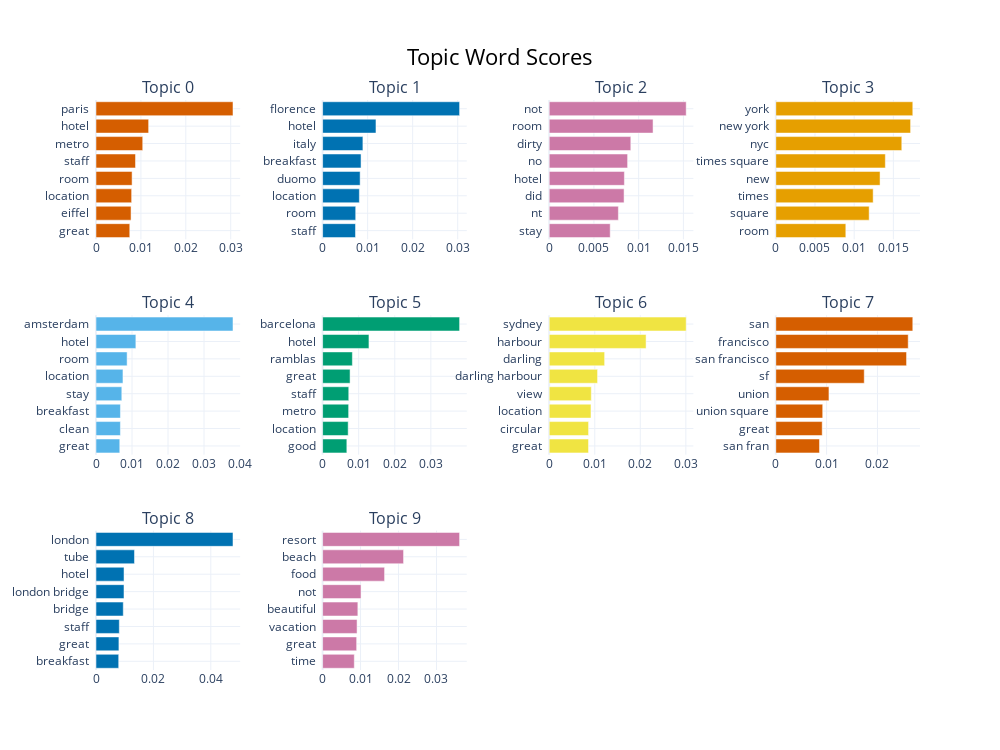

Here is the notebook cell this chart was saved with:
### Markdown cell above
### N-grams
We can see that a lot of the topics contain words that are part of a multi-word proper noun (e.g.: Topic 7 top words are 'san' and 'fracisco', for the city 'San Fracisco; Topic 6 similarly  'new' and 'york' for 'New York'). Thus, I will try to model again using unigrams and bigrams.

### Code cell
topic_model = BERTopic(n_gram_range=(1, 2)).fit(df.text, embeddings=embeddings)
print(f'Total number of topics: {len(topic_model.topics_)}')
print(f'Number of unique topics: {len(set(topic_model.topics_))}')
topic_model.get_topic_info().head()
topic_model.visualize_barchart(top_n_topics=10, n_words=8)

### Figure 1 — Plotly figure (JSON) as saved in the notebook; plotly's stock layout.template omitted (floating-point values rounded to 4 significant figures)
{"data": [{"marker": {"color": "#D55E00"}, "orientation": "h", "type": "bar", "x": [0.00752, 0.007805, 0.007936, 0.008037, 0.008796, 0.01041, 0.01172, 0.03051], "xaxis": "x", "y": ["great  ", "eiffel  ", "location  ", "room  ", "staff  ", "metro  ", "hotel  ", "paris  "], "yaxis": "y"}, {"marker": {"color": "#0072B2"}, "orientation": "h", "type": "bar", "x": [0.007305, 0.00735, 0.008161, 0.008333, 0.008538, 0.008947, 0.01185, 0.03042], "xaxis": "x2", "y": ["staff  ", "room  ", "location  ", "duomo  ", "breakfast  ", "italy  ", "hotel  ", "florence  "], "yaxis": "y2"}, {"marker": {"color": "#CC79A7"}, "orientation": "h", "type": "bar", "x": [0.006819, 0.007732, 0.00837, 0.008405, 0.008764, 0.009122, 0.01161, 0.01531], "xaxis": "x3", "y": ["stay  ", "nt  ", "did  ", "hotel  ", "no  ", "dirty  ", "room  ", "not  "], "yaxis": "y3"}, {"marker": {"color": "#E69F00"}, "orientation": "h", "type": "bar", "x": [0.008934, 0.01191, 0.01242, 0.0133, 0.01398, 0.01607, 0.0172, 0.01748], "xaxis": "x4", "y": ["room  ", "square  ", "times  ", "new  ", "times square  ", "nyc  ", "new york  ", "york  "], "yaxis": "y4"}, {"marker": {"color": "#56B4E9"}, "orientation": "h", "type": "bar", "x": [0.006603, 0.00678, 0.006789, 0.007169, 0.007488, 0.008642, 0.01107, 0.03805], "xaxis": "x5", "y": ["great  ", "clean  ", "breakfast  ", "stay  ", "location  ", "room  ", "hotel  ", "amsterdam  "], "yaxis": "y5"}, {"marker": {"color": "#009E73"}, "orientation": "h", "type": "bar", "x": [0.006717, 0.007087, 0.007214, 0.007246, 0.007613, 0.00825, 0.01285, 0.03797], "xaxis": "x6", "y": ["good  ", "location  ", "metro  ", "staff  ", "great  ", "ramblas  ", "hotel  ", "barcelona  "], "yaxis": "y6"}, {"marker": {"color": "#F0E442"}, "orientation": "h", "type": "bar", "x": [0.008633, 0.008643, 0.00917, 0.009241, 0.01062, 0.01217, 0.02127, 0.03007], "xaxis": "x7", "y": ["great  ", "circular  ", "location  ", "view  ", "darling harbour  ", "darling  ", "harbour  ", "sydney  "], "yaxis": "y7"}, {"marker": {"color": "#D55E00"}, "orientation": "h", "type": "bar", "x": [0.008592, 0.009132, 0.00923, 0.01046, 0.0174, 0.02573, 0.02605, 0.02695], "xaxis": "x8", "y": ["san fran  ", "great  ", "union square  ", "union  ", "sf  ", "san francisco  ", "francisco  ", "san  "], "yaxis": "y8"}, {"marker": {"color": "#0072B2"}, "orientation": "h", "type": "bar", "x": [0.00791, 0.007983, 0.008121, 0.009499, 0.009752, 0.009761, 0.01341, 0.04773], "xaxis": "x9", "y": ["breakfast  ", "great  ", "staff  ", "bridge  ", "london bridge  ", "hotel  ", "tube  ", "london  "], "yaxis": "y9"}, {"marker": {"color": "#CC79A7"}, "orientation": "h", "type": "bar", "x": [0.00835, 0.008968, 0.009077, 0.009286, 0.01012, 0.01632, 0.02132, 0.03608], "xaxis": "x10", "y": ["time  ", "great  ", "vacation  ", "beautiful  ", "not  ", "food  ", "beach  ", "resort  "], "yaxis": "y10"}], "layout": {"annotations": [{"font": {"size": 16}, "showarrow": false, "text": "Topic 0", "x": 0.0875, "xanchor": "center", "xref": "paper", "y": 1, "yanchor": "bottom", "yref": "paper"}, {"font": {"size": 16}, "showarrow": false, "text": "Topic 1", "x": 0.3625, "xanchor": "center", "xref": "paper", "y": 1, "yanchor": "bottom", "yref": "paper"}, {"font": {"size": 16}, "showarrow": false, "text": "Topic 2", "x": 0.6375, "xanchor": "center", "xref": "paper", "y": 1, "yanchor": "bottom", "yref": "paper"}, {"font": {"size": 16}, "showarrow": false, "text": "Topic 3", "x": 0.9125, "xanchor": "center", "xref": "paper", "y": 1, "yanchor": "bottom", "yref": "paper"}, {"font": {"size": 16}, "showarrow": false, "text": "Topic 4", "x": 0.0875, "xanchor": "center", "xref": "paper", "y": 0.6222, "yanchor": "bottom", "yref": "paper"}, {"font": {"size": 16}, "showarrow": false, "text": "Topic 5", "x": 0.3625, "xanchor": "center", "xref": "paper", "y": 0.6222, "yanchor": "bottom", "yref": "paper"}, {"font": {"size": 16}, "showarrow": false, "text": "Topic 6", "x": 0.6375, "xanchor": "center", "xref": "paper", "y": 0.6222, "yanchor": "bottom", "yref": "paper"}, {"font": {"size": 16}, "showarrow": false, "text": "Topic 7", "x": 0.9125, "xanchor": "center", "xref": "paper", "y": 0.6222, "yanchor": "bottom", "yref": "paper"}, {"font": {"size": 16}, "showarrow": false, "text": "Topic 8", "x": 0.0875, "xanchor": "center", "xref": "paper", "y": 0.2444, "yanchor": "bottom", "yref": "paper"}, {"font": {"size": 16}, "showarrow": false, "text": "Topic 9", "x": 0.3625, "xanchor": "center", "xref": "paper", "y": 0.2444, "yanchor": "bottom", "yref": "paper"}], "height": 750, "hoverlabel": {"bgcolor": "white", "font": {"family": "Rockwell", "size": 16}}, "showlegend": false, "title": {"font": {"color": "Black", "size": 22}, "text": "Topic Word Scores", "x": 0.5, "xanchor": "center", "yanchor": "top"}, "width": 1000, "xaxis": {"anchor": "y", "domain": [0, 0.175], "showgrid": true}, "xaxis10": {"anchor": "y10", "domain": [0.275, 0.45], "showgrid": true}, "xaxis11": {"anchor": "y11", "domain": [0.55, 0.725], "showgrid": true}, "xaxis12": {"anchor": "y12", "domain": [0.825, 1], "showgrid": true}, "xaxis2": {"anchor": "y2", "domain": [0.275, 0.45], "showgrid": true}, "xaxis3": {"anchor": "y3", "domain": [0.55, 0.725], "showgrid": true}, "xaxis4": {"anchor": "y4", "domain": [0.825, 1], "showgrid": true}, "xaxis5": {"anchor": "y5", "domain": [0, 0.175], "showgrid": true}, "xaxis6": {"anchor": "y6", "domain": [0.275, 0.45], "showgrid": true}, "xaxis7": {"anchor": "y7", "domain": [0.55, 0.725], "showgrid": true}, "xaxis8": {"anchor": "y8", "domain": [0.825, 1], "showgrid": true}, "xaxis9": {"anchor": "y9", "domain": [0, 0.175], "showgrid": true}, "yaxis": {"anchor": "x", "domain": [0.7556, 1], "showgrid": true}, "yaxis10": {"anchor": "x10", "domain": [0, 0.2444], "showgrid": true}, "yaxis11": {"anchor": "x11", "domain": [0, 0.2444], "showgrid": true}, "yaxis12": {"anchor": "x12", "domain": [0, 0.2444], "showgrid": true}, "yaxis2": {"anchor": "x2", "domain": [0.7556, 1], "showgrid": true}, "yaxis3": {"anchor": "x3", "domain": [0.7556, 1], "showgrid": true}, "yaxis4": {"anchor": "x4", "domain": [0.7556, 1], "showgrid": true}, "yaxis5": {"anchor": "x5", "domain": [0.3778, 0.6222], "showgrid": true}, "yaxis6": {"anchor": "x6", "domain": [0.3778, 0.6222], "showgrid": true}, "yaxis7": {"anchor": "x7", "domain": [0.3778, 0.6222], "showgrid": true}, "yaxis8": {"anchor": "x8", "domain": [0.3778, 0.6222], "showgrid": true}, "yaxis9": {"anchor": "x9", "domain": [0, 0.2444], "showgrid": true}}}
